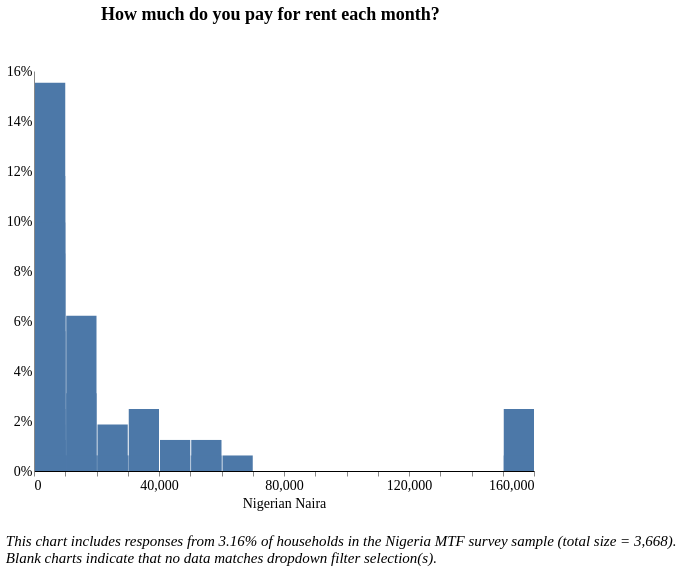

Here is the Vega-Lite specification saved for this chart:
### Vega-Lite specification from a JSON file in a GitHub repository (floating-point values rounded to 4 significant figures; data arrays with more than 128 entries replaced by an {"elided": "..."} marker saying what was removed)
{"width": 800, "height": 400, "config": {"title": {"fontSize": 18, "font": "Times New Roman", "anchor": "center", "fontColor": "#000000"}, "axisX": {"domain": true, "domainColor": "#000000", "grid": false, "labelFont": "Times New Roman", "labelFontSize": 14, "titleFont": "Times New Roman", "titleFontSize": 14, "titleFontWeight": "normal", "title": "X Axis Title (units)"}, "axisY": {"domain": true, "grid": false, "gridColor": "#DEDDDD", "gridWidth": 1, "labelFont": "Times New Roman", "labelFontSize": 14, "labelAngle": 0, "ticks": false, "titleFont": "Times New Roman", "titleFontSize": 14, "titleFontWeight": "normal", "titlePadding": 10, "title": "Y Axis Title (units)"}, "range": {"category": ["#2980B9", "#003366", "#FFAE19", "#D68910", "#E67E22", "#D35400", "#FF4500", "#FF6162", "#438B28", "#45B39D", "#99ADC1", "#212F3C"]}, "legend": {"labelFont": "Times New Roman", "labelFontSize": 14, "symbolType": "square", "symbolSize": 100, "titleFont": "Times New Roman", "titleFontSize": 14, "titleFontWeight": "normal", "title": "Legend", "orient": "right", "offset": 0}, "tooltip": {"font": "Open Sans"}, "view": {"stroke": "transparent", "text": {"font": "Times New Roman", "color": ["#2980B9", "#003366", "#FFAE19", "#D68910", "#E67E22", "#D35400", "#FF4500", "#FF6162", "#438B28", "#45B39D", "#99ADC1", "#212F3C"], "fontSize": 14, "align": "right", "fontWeight": 400, "size": 14}, "bar": {"size": 40, "binSpacing": 1, "continuousBandSize": 30, "discreteBandSize": 30, "fill": ["#2980B9", "#003366", "#FFAE19", "#D68910", "#E67E22", "#D35400", "#FF4500", "#FF6162", "#438B28", "#45B39D", "#99ADC1", "#212F3C"], "stroke": false}}}, "concat": [{"mark": "bar", "encoding": {"tooltip": [{"field": "l_expenditure", "title": "Response (Binned)", "type": "nominal"}, {"aggregate": "sum", "field": "pct", "format": ".2%", "title": "Percentage", "type": "quantitative"}], "x": {"axis": {"title": "Nigerian Naira"}, "bin": {"extent": [1, 160000], "step": 10000}, "field": "l_expenditure", "scale": {"clamp": true, "domain": [0, 160000]}, "type": "quantitative"}, "y": {"aggregate": "sum", "axis": {"format": "%"}, "field": "pct", "title": "", "type": "quantitative"}}, "height": 400, "selection": {"selector125": {"type": "single", "fields": ["locality"], "bind": {"input": "select", "options": [null, 0, 1], "labels": ["National", "Urban", "Rural"], "name": "Locality Breakdown  "}}, "selector126": {"type": "single", "fields": ["elc_aggr_tier"], "bind": {"input": "select", "options": [null, "Tier 0", "Tier 1", "Tier 2", "Tier 3", "Tier 4", "Tier 5"], "labels": ["All Tiers", "Tier 0", "Tier 1", "Tier 2", "Tier 3", "Tier 4", "Tier 5"], "name": "Electricity Tiers  "}}}, "title": {"text": ["How much do you pay for rent each month?"], "color": "black", "subtitleColor": "black", "offset": 40}, "transform": [{"joinaggregate": [{"op": "count", "field": "*", "as": "total"}]}, {"calculate": "1 / datum.total", "as": "pct"}, {"bin": {"maxbins": 20}, "field": "m", "as": "mbin"}, {"filter": {"selection": "selector125"}}, {"filter": {"selection": "selector126"}}], "width": 500}], "data": {"name": "data-5d5cc7486e3cc8818c4a003a869d1e0f"}, "title": {"text": ["", "", "This chart includes responses from 3.16% of households in the Nigeria MTF survey sample (total size = 3,668).", "Blank charts indicate that no data matches dropdown filter selection(s).", ""], "anchor": "start", "baseline": "bottom", "font": "Times New Roman", "fontSize": 15, "fontStyle": "italic", "fontWeight": "normal", "orient": "bottom"}, "$schema": "https://vega.github.io/schema/vega-lite/v4.17.0.json", "datasets": {"data-5d5cc7486e3cc8818c4a003a869d1e0f": {"elided": "161 records"}}}
